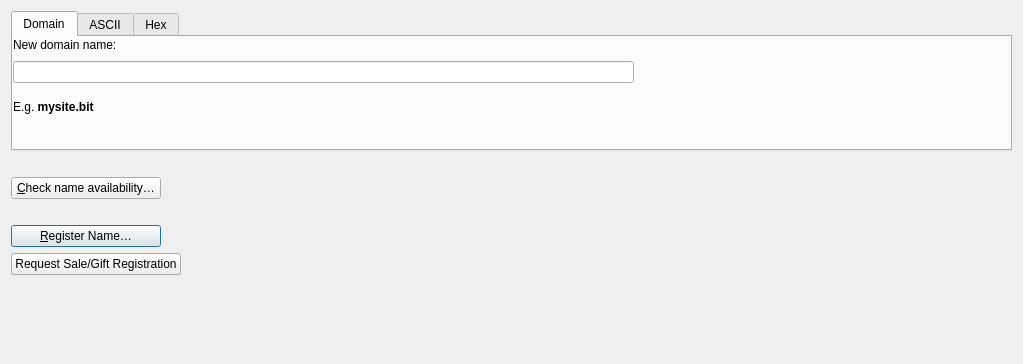
<?xml version="1.0" encoding="UTF-8"?>
<ui version="4.0">
 <class>BuyNamesPage</class>
 <widget class="QWidget" name="BuyNamesPage">
  <property name="geometry">
   <rect>
    <x>0</x>
    <y>0</y>
    <width>1023</width>
    <height>364</height>
   </rect>
  </property>
      <!--
  <layout class="QHBoxLayout" name="horizontalLayout">
   <item>
    <widget class="QFrame" name="frame2">
     <property name="sizePolicy">
      <sizepolicy hsizetype="Preferred" vsizetype="Expanding">
       <horstretch>0</horstretch>
       <verstretch>0</verstretch>
      </sizepolicy>
     </property>
     <property name="frameShape">
      <enum>QFrame::StyledPanel</enum>
     </property>
     <property name="frameShadow">
      <enum>QFrame::Sunken</enum>
     </property>
     -->
  <layout class="QVBoxLayout" name="verticalLayout">
   <item>
    <widget class="QTabWidget" name="tabWidget">
     <property name="minimumSize">
      <size>
       <width>0</width>
       <height>140</height>
      </size>
     </property>
     <property name="maximumSize">
      <size>
       <width>16777213</width>
       <height>150</height>
      </size>
     </property>
     <property name="currentIndex">
      <number>0</number>
     </property>
     <widget class="QWidget" name="domain_name">
      <attribute name="title">
       <string>Domain</string>
      </attribute>
      <widget class="QLabel" name="domainLabel">
       <property name="geometry">
        <rect>
         <x>0</x>
         <y>0</y>
         <width>211</width>
         <height>16</height>
        </rect>
       </property>
       <property name="sizePolicy">
        <sizepolicy hsizetype="Preferred" vsizetype="Maximum">
         <horstretch>0</horstretch>
         <verstretch>0</verstretch>
        </sizepolicy>
       </property>
       <property name="text">
        <string>New domain name:</string>
       </property>
       <property name="alignment">
        <set>Qt::AlignLeading|Qt::AlignLeft|Qt::AlignVCenter</set>
       </property>
      </widget>
      <widget class="QLabel" name="label_5">
       <property name="geometry">
        <rect>
         <x>0</x>
         <y>50</y>
         <width>1005</width>
         <height>41</height>
        </rect>
       </property>
       <property name="sizePolicy">
        <sizepolicy hsizetype="Preferred" vsizetype="Preferred">
         <horstretch>0</horstretch>
         <verstretch>0</verstretch>
        </sizepolicy>
       </property>
       <property name="text">
        <string>&lt;html&gt;&lt;head/&gt;&lt;body&gt;&lt;p&gt;E.g. &lt;span style=&quot; font-weight:600;&quot;&gt;mysite.bit&lt;/span&gt;&lt;/p&gt;&lt;/body&gt;&lt;/html&gt;</string>
       </property>
       <property name="textFormat">
        <enum>Qt::RichText</enum>
       </property>
       <property name="wordWrap">
        <bool>true</bool>
       </property>
       <property name="openExternalLinks">
        <bool>true</bool>
       </property>
      </widget>
      <widget class="QWidget" name="layoutWidget_3">
       <property name="geometry">
        <rect>
         <x>0</x>
         <y>20</y>
         <width>621</width>
         <height>31</height>
        </rect>
       </property>
       <layout class="QVBoxLayout" name="verticalLayout_3">
        <item>
         <widget class="QValidatedLineEdit" name="registerNameDomain">
          <property name="text">
           <string/>
          </property>
          <property name="placeholderText">
           <string/>
          </property>
         </widget>
        </item>
       </layout>
      </widget>
     </widget>
     <widget class="QWidget" name="ASCII_name">
      <attribute name="title">
       <string>ASCII</string>
      </attribute>
      <widget class="QLabel" name="asciiLabel">
       <property name="geometry">
        <rect>
         <x>0</x>
         <y>0</y>
         <width>211</width>
         <height>16</height>
        </rect>
       </property>
       <property name="sizePolicy">
        <sizepolicy hsizetype="Preferred" vsizetype="Maximum">
         <horstretch>0</horstretch>
         <verstretch>0</verstretch>
        </sizepolicy>
       </property>
       <property name="text">
        <string>New ASCII name:</string>
       </property>
       <property name="alignment">
        <set>Qt::AlignLeading|Qt::AlignLeft|Qt::AlignVCenter</set>
       </property>
      </widget>
      <widget class="QLabel" name="label">
       <property name="geometry">
        <rect>
         <x>0</x>
         <y>50</y>
         <width>621</width>
         <height>61</height>
        </rect>
       </property>
       <property name="sizePolicy">
        <sizepolicy hsizetype="Preferred" vsizetype="Preferred">
         <horstretch>0</horstretch>
         <verstretch>0</verstretch>
        </sizepolicy>
       </property>
       <property name="text">
        <string>Use &lt;strong&gt;d/&lt;/strong&gt; prefix for domain names. E.g. &lt;strong&gt;d/mysite&lt;/strong&gt; will register &lt;strong&gt;mysite.bit&lt;/strong&gt;&lt;br&gt;See the &lt;a href=&quot;https://github.com/namecoin/proposals/blob/master/ifa-0001.md#keys&quot;&gt;Namecoin Domain Names specification&lt;/a&gt; for reference. Other prefixes can be used for miscellaneous purposes (not domain names).&lt;/p&gt;</string>
       </property>
       <property name="textFormat">
        <enum>Qt::RichText</enum>
       </property>
       <property name="wordWrap">
        <bool>true</bool>
       </property>
       <property name="openExternalLinks">
        <bool>true</bool>
       </property>
      </widget>
      <widget class="QWidget" name="layoutWidget">
       <property name="geometry">
        <rect>
         <x>0</x>
         <y>20</y>
         <width>621</width>
         <height>31</height>
        </rect>
       </property>
       <layout class="QVBoxLayout" name="verticalLayout_1">
        <item>
         <widget class="QValidatedLineEdit" name="registerNameAscii">
          <property name="text">
           <string>d/</string>
          </property>
          <property name="placeholderText">
           <string/>
          </property>
         </widget>
        </item>
       </layout>
      </widget>
     </widget>
     <widget class="QWidget" name="hexadecimal_name">
      <attribute name="title">
       <string>Hex</string>
      </attribute>
      <widget class="QLabel" name="hexLabel">
       <property name="geometry">
        <rect>
         <x>0</x>
         <y>0</y>
         <width>211</width>
         <height>16</height>
        </rect>
       </property>
       <property name="sizePolicy">
        <sizepolicy hsizetype="Preferred" vsizetype="Maximum">
         <horstretch>0</horstretch>
         <verstretch>0</verstretch>
        </sizepolicy>
       </property>
       <property name="text">
        <string>New hex name:</string>
       </property>
       <property name="alignment">
        <set>Qt::AlignLeading|Qt::AlignLeft|Qt::AlignVCenter</set>
       </property>
      </widget>
      <widget class="QLabel" name="label_6">
       <property name="geometry">
        <rect>
         <x>0</x>
         <y>50</y>
         <width>1005</width>
         <height>41</height>
        </rect>
       </property>
       <property name="sizePolicy">
        <sizepolicy hsizetype="Preferred" vsizetype="Preferred">
         <horstretch>0</horstretch>
         <verstretch>0</verstretch>
        </sizepolicy>
       </property>
       <property name="text">
        <string>&lt;html&gt;&lt;head/&gt;&lt;body&gt;&lt;p&gt;Hex names are only recommended for power users and developers.&lt;/p&gt;&lt;/body&gt;&lt;/html&gt;</string>
       </property>
       <property name="textFormat">
        <enum>Qt::RichText</enum>
       </property>
       <property name="wordWrap">
        <bool>true</bool>
       </property>
       <property name="openExternalLinks">
        <bool>true</bool>
       </property>
      </widget>
      <widget class="QWidget" name="layoutWidget_2">
       <property name="geometry">
        <rect>
         <x>0</x>
         <y>20</y>
         <width>621</width>
         <height>31</height>
        </rect>
       </property>
       <layout class="QVBoxLayout" name="verticalLayout_2">
        <item>
         <widget class="QValidatedLineEdit" name="registerNameHex">
          <property name="text">
           <string>642f</string>
          </property>
          <property name="placeholderText">
           <string/>
          </property>
         </widget>
        </item>
       </layout>
      </widget>
     </widget>
    </widget>
   </item>
   <item>
    <widget class="QLabel" name="previewLabel">
     <property name="sizePolicy">
      <sizepolicy hsizetype="Preferred" vsizetype="Preferred">
       <horstretch>0</horstretch>
       <verstretch>0</verstretch>
      </sizepolicy>
     </property>
     <property name="text">
      <string/>
     </property>
     <property name="textFormat">
      <enum>Qt::PlainText</enum>
     </property>
     <property name="wordWrap">
      <bool>true</bool>
     </property>
    </widget>
   </item>
   <item>
    <widget class="QPushButton" name="checkNameButton">
     <property name="sizePolicy">
      <sizepolicy hsizetype="Fixed" vsizetype="Fixed">
       <horstretch>0</horstretch>
       <verstretch>0</verstretch>
      </sizepolicy>
     </property>
     <property name="minimumSize">
      <size>
       <width>150</width>
       <height>0</height>
      </size>
     </property>
     <property name="text">
      <string>&amp;Check name availability…</string>
     </property>
    </widget>
   </item>
   <item>
    <widget class="QLabel" name="statusLabel">
     <property name="sizePolicy">
      <sizepolicy hsizetype="Preferred" vsizetype="Preferred">
       <horstretch>0</horstretch>
       <verstretch>0</verstretch>
      </sizepolicy>
     </property>
     <property name="text">
      <string/>
     </property>
     <property name="textFormat">
      <enum>Qt::PlainText</enum>
     </property>
     <property name="wordWrap">
      <bool>true</bool>
     </property>
    </widget>
   </item>
   <item>
    <widget class="QPushButton" name="registerNameButton">
     <property name="sizePolicy">
      <sizepolicy hsizetype="Fixed" vsizetype="Fixed">
       <horstretch>0</horstretch>
       <verstretch>0</verstretch>
      </sizepolicy>
     </property>
     <property name="minimumSize">
      <size>
       <width>150</width>
       <height>0</height>
      </size>
     </property>
     <property name="toolTip">
      <string>Register the name.</string>
     </property>
     <property name="text">
      <string>&amp;Register Name…</string>
     </property>
     <property name="icon">
      <iconset>
       <normaloff>:/icons/send</normaloff>:/icons/send</iconset>
     </property>
     <property name="default">
      <bool>true</bool>
     </property>
    </widget>
   </item>
   <item>
    <layout class="QHBoxLayout" name="horizontalLayout_giftName">
     <property name="sizeConstraint">
      <enum>QLayout::SetFixedSize</enum>
     </property>
     <item>
      <widget class="QPushButton" name="btnGiftButton">
       <property name="sizePolicy">
        <sizepolicy hsizetype="Fixed" vsizetype="Fixed">
         <horstretch>0</horstretch>
         <verstretch>0</verstretch>
        </sizepolicy>
       </property>
       <property name="maximumSize">
        <size>
         <width>455</width>
         <height>455</height>
        </size>
       </property>
       <property name="text">
        <string>Request Sale/Gift Registration</string>
       </property>
      </widget>
     </item>
     <item>
      <spacer name="horizontalSpacer_12">
       <property name="orientation">
        <enum>Qt::Horizontal</enum>
       </property>
       <property name="sizeHint" stdset="0">
        <size>
         <width>40</width>
         <height>20</height>
        </size>
       </property>
      </spacer>
     </item>
    </layout>
   </item>
   <item>
    <spacer name="verticalSpacer">
     <property name="orientation">
      <enum>Qt::Vertical</enum>
     </property>
     <property name="sizeHint" stdset="0">
      <size>
       <width>20</width>
       <height>40</height>
      </size>
     </property>
    </spacer>
   </item>
  </layout>
       <!--
    </widget>
   </item>
  </layout>
  -->
 </widget>
 <customwidgets>
  <customwidget>
   <class>QValidatedLineEdit</class>
   <extends>QLineEdit</extends>
   <header>qvalidatedlineedit.h</header>
  </customwidget>
 </customwidgets>
 <resources/>
 <connections/>
</ui>
